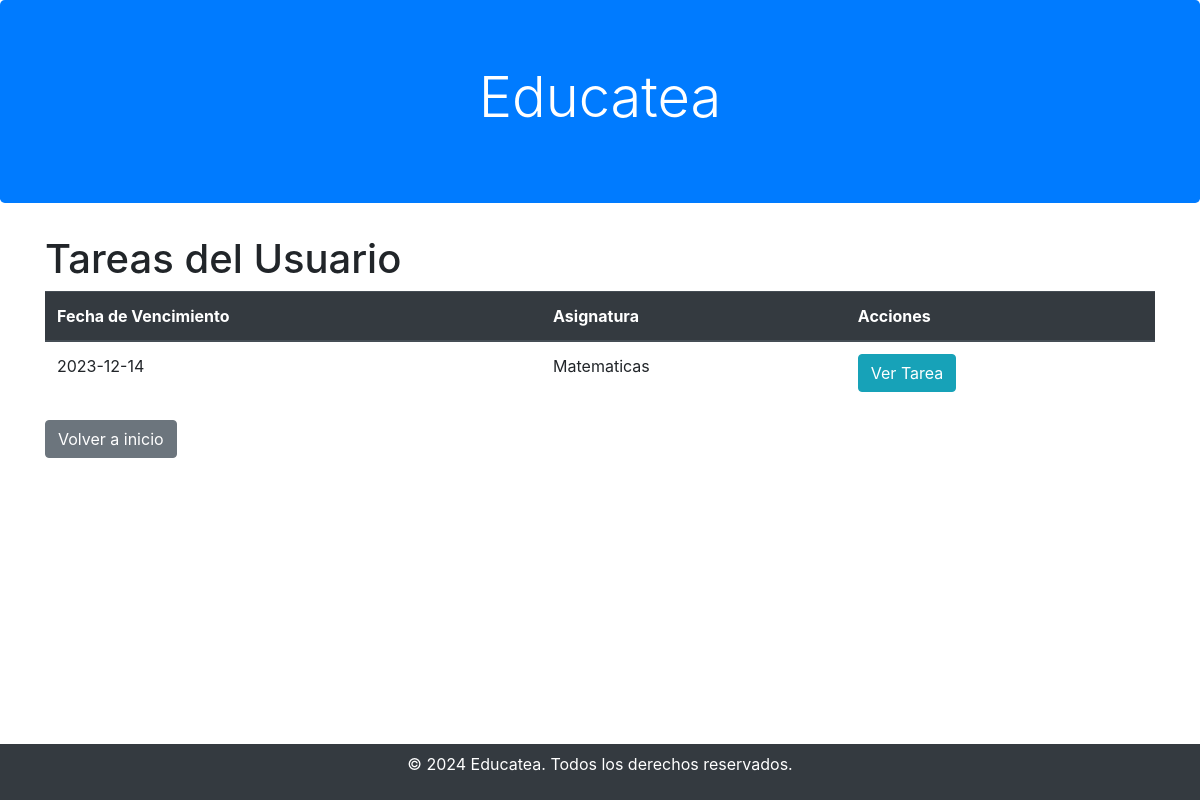
The app's page /Educatea/Profesor/Tarea/tarea.php (signed in) with its own data.
### tables this page shows
CREATE TABLE `tareas` (
  `tarea_id` int(11) NOT NULL,
  `descripcion_tarea` text NOT NULL,
  `fecha_vencimiento` date NOT NULL,
  `usuario_id` int(11) DEFAULT NULL,
  `clase_id` int(11) DEFAULT NULL,
  `asignatura_id` int(11) DEFAULT NULL
);

CREATE TABLE `asignaturas` (
  `asignatura_id` int(11) NOT NULL,
  `nombre_asignatura` varchar(100) NOT NULL,
  `codigo_asignatura` varchar(255) NOT NULL
);

### Educatea/Profesor/Tarea/tarea.php (the view, shortened to what this page needs)
<?php
$conexion = conexion();
$usuario_id = $_SESSION['usuario']['usuario_id'];
$queryTareas = "SELECT t.*, a.nombre_asignatura
               FROM tareas t
               JOIN asignaturas a ON t.asignatura_id = a.asignatura_id
               WHERE t.usuario_id = ?";
$stmtTareas = $conexion->prepare($queryTareas);
$stmtTareas->bind_param("i", $usuario_id);
$stmtTareas->execute();
$resultadoTareas = $stmtTareas->get_result();
?>
<!DOCTYPE html>
<html lang="en">
<head>
    <link href="https://maxcdn.bootstrapcdn.com/bootstrap/4.5.2/css/bootstrap.min.css" rel="stylesheet">
</head>
<body>
    <div class="jumbotron bg-primary text-center text-white">
        <h1 class="display-4">Educatea</h1>
    </div>
    <div class="container mt-4">
        <h1>Tareas del Usuario</h1>
        <?php
        if ($resultadoTareas->num_rows > 0) {
            echo "<table class='table'>";
            echo "<thead class='thead-dark'><th>Fecha de Vencimiento</th><th>Asignatura</th><th>Acciones</th></tr></thead><tbody>";
            while ($fila = $resultadoTareas->fetch_assoc()) {
                echo "<tr>";
                echo "<td>".$fila["fecha_vencimiento"]."</td>";
                echo "<td>".$fila["nombre_asignatura"]."</td>";
                echo "<td><a class='btn btn-info' href='ver_tarea.php?id=".$fila["tarea_id"]."'>Ver Tarea</a></td>";
                echo "</tr>";
            }
            echo "</tbody></table>";
        } else {
            echo "<p>No hay tareas disponibles para mostrar.</p>";
        }
        ?>
        <a href="../alumnos.php" class="btn btn-secondary">Volver a inicio</a>
    </div>
        <footer class="fixed-bottom bg-dark text-white text-center p-2">
                <p>&copy; 2024 Educatea. Todos los derechos reservados.</p>
            </footer>
</body>
</html>

### records on screen
tareas: fecha_vencimiento "2023-12-14", asignatura.nombre_asignatura "Matematicas"
